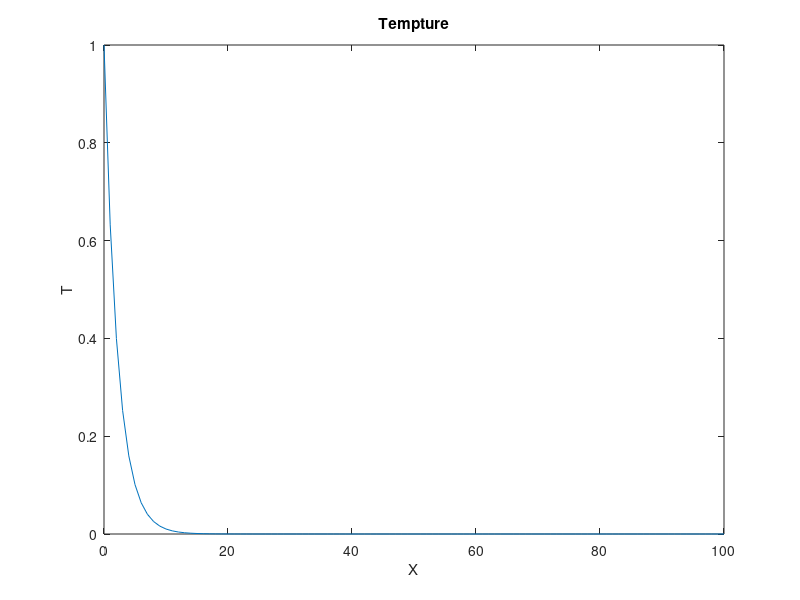
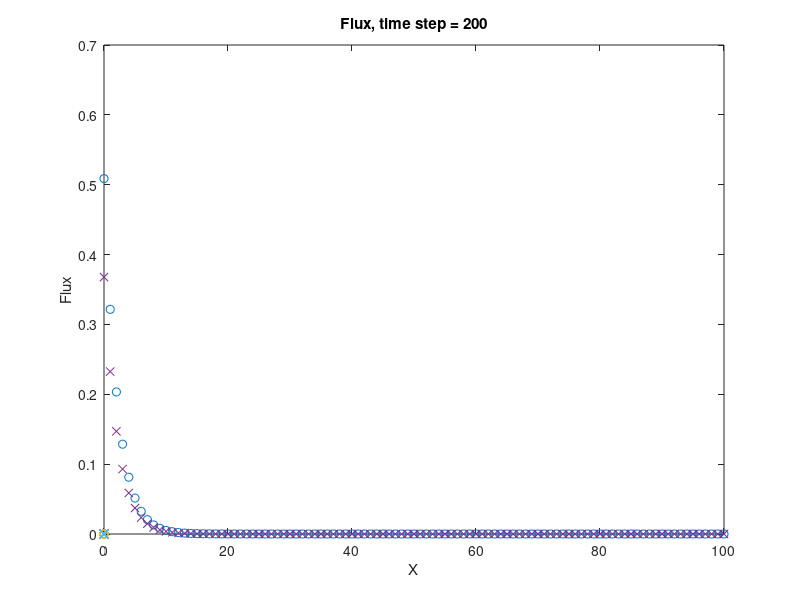

Recreate these plots in MATLAB, in order.
% LBM 1D diffusion equation D1Q3
clear
m = 101;
dx = 1.0;
rho = zeros(m);%这玩意就是温度T
w0 = 4./6.;
w1 = 1./6.;
w2 = w1;
c2 = 1./3.;

alpha = 0.25;
omega = 1/(3 * alpha + 0.5);
f0 = zeros(m);
f1 = zeros(m);
flux = zeros(m);
x = zeros(m);
x(1) = 0.0;

for i = 1:m-1
    x(i+1)=x(i)+dx;
end

twall = 1.0;%左边界温度为1.0
nstep = 200;

for i = 1:m
    f0(i) = 0.5*rho(i);
    f1(i) = 0.5*rho(i);
    f2(i) = 0.5*rho(i);
end

%Collision
for k1 = 1:nstep
    for i = 1:m
        feq0 = w0 * rho(i);
        feq = w1 * rho(i);
        f0(i) = (1-omega)*f1(i) + omega*feq0;
        f1(i) = (1-omega)*f1(i) + omega*feq;
        f2(i) = (1-omega)*f2(i) + omega*feq;
    end

    %Streaming
    for i = 1:m-1
        f1(m-i+1) = f1(m-i);% f1(m) = f1(m-1) , f1(m-1) = f1(m-2) ...  f1(2)   = f1(1)
        f2(i) = f2(i+1);    % f2(1) = f2(3)   , f2(2)   = f2(3)   ...  f2(m-1) = f2(m)
    end
    %Boundary condition
    f1(1) = twall - f2(1) - f0(1);
    f1(m) = f1(m-1);
    f2(m) = f2(m-1);
    f0(m) = f0(m-1);

    for j = 1:m
        rho(j) = f1(j) + f2(j) + f0(j);
    end
end


%Flux
fluxq = zeros(m);
for k = 1:m
    flux(k) = omega*(f1(k) - f2(k))/c2;
end
for k = 1:m 
    fluxq(k) = rho(k)-rho(k+1);
end
fluxq(m) = fluxq(m-1);

figure(1)
plot(x,rho)
   title('Tempture')
   xlabel('X')
   ylabel('T')

figure(2)
plot(x,flux,'o',x,fluxq,'x')
    title('Flux, time step = 200')
    xlabel('X')
    ylabel('Flux')
